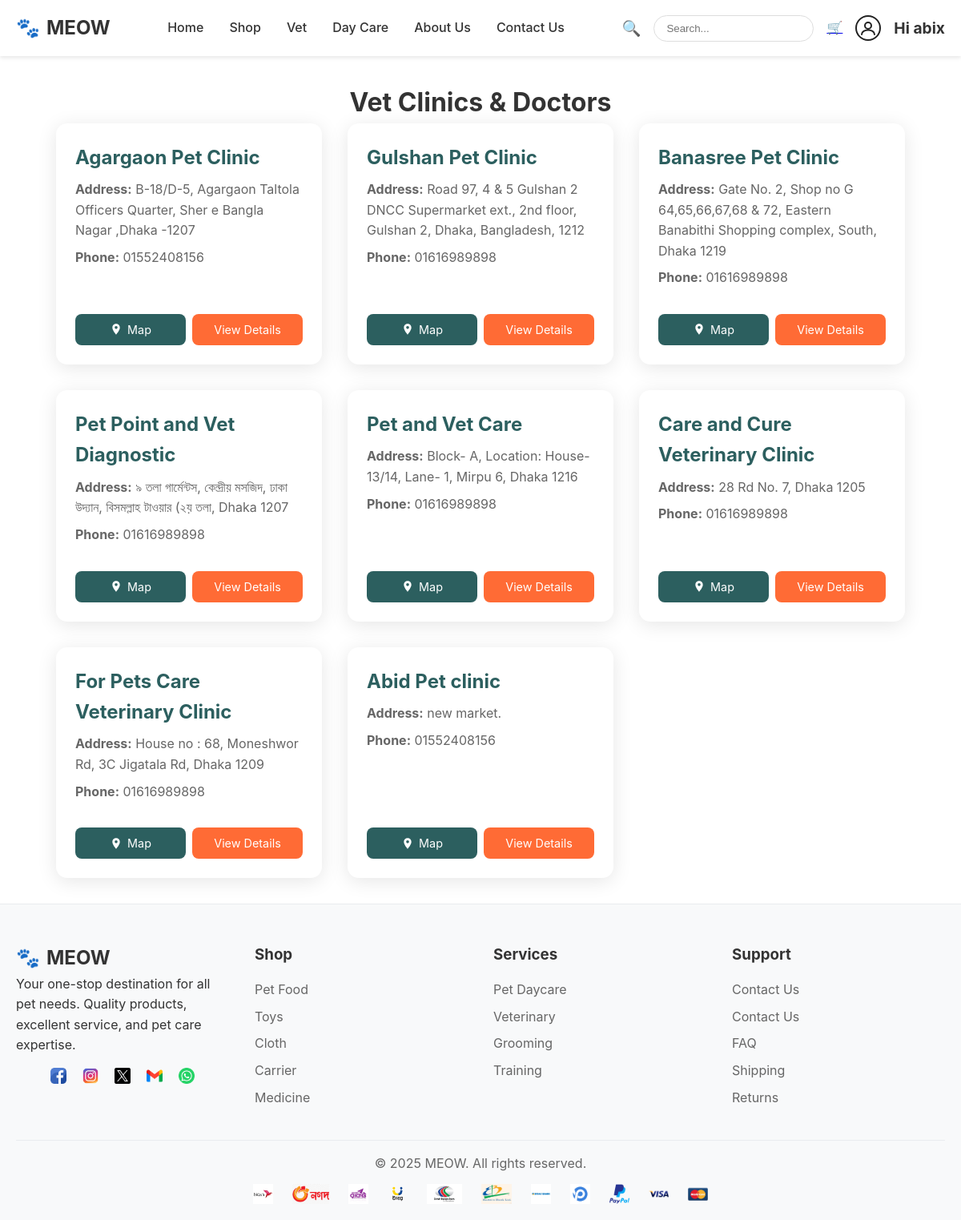
Screenshot of /vets/vet-list/ (signed in) with the database file from the repository.
### users/models.py (models this page shows, shortened)
class CustomUser(AbstractUser):
    user_type = models.CharField(max_length=10, choices=USER_TYPE_CHOICES, default='user')
    is_seller = models.BooleanField(default=False)
    is_clinic = models.BooleanField(default=False)
    is_approved = models.BooleanField(default=False)
    photo = models.ImageField(upload_to='profile_photos/', blank=True, null=True)

### vets/models.py (models this page shows, shortened)
class VetClinic(models.Model):
    owner   = models.ForeignKey(CustomUser, on_delete=models.CASCADE)
    name    = models.CharField(max_length=200)
    address = models.TextField()
    map_link= models.URLField(blank=True)
    phone   = models.CharField(max_length=20, blank=True)

### vets/views.py (the view)
# urls.py: path("vet-list/", views.clinic_doctor_list, name="clinic_doctor_list"),
def clinic_doctor_list(request):
    clinics = VetClinic.objects.all()
    return render(request, "vets/clinic_doctor_list.html", {"clinics": clinics})

### shop/context_processors.py (called while the page is built)
def cart_context(request):
    cart = request.session.get('cart', {})
    if isinstance(cart, list):
        cart_count = len(cart)
    else:
        cart_count = sum(cart.values()) if cart else 0
    return {
        'cart_count': cart_count
    }

### templates/vets/clinic_doctor_list.html (shortened to what this page needs)
{% extends "base.html" %}
{% block content %}
<div class="container" style="max-width: 1100px; margin: 2rem auto;">
  <h1 style="text-align:center;">Vet Clinics & Doctors</h1>
  <div style="display:grid;grid-template-columns:repeat(auto-fit,minmax(320px,1fr));gap:2rem;">
    {% for clinic in clinics %}
    <div style="background:#fff;padding:1.5rem;border-radius:14px;box-shadow:0 4px 24px rgba(0,0,0,0.10);display:flex;flex-direction:column;height:100%;">
      <h2 style="margin-bottom:0.5rem;color:#2c5f5f;">{{ clinic.name }}</h2>
      <p style="margin-bottom:0.5rem;color:#666;"><strong>Address:</strong> {{ clinic.address }}</p>
      {% if clinic.phone %}
      <p style="margin-bottom:0.5rem;color:#666;"><strong>Phone:</strong> {{ clinic.phone }}</p>
      {% endif %}
      <div style="flex:1;"></div>
      <div style="display:flex;gap:0.5rem;margin-top:1.5rem;">
        {% if clinic.map_link %}
        <a href="{{ clinic.map_link }}" target="_blank" style="background:#2c5f5f;color:#fff;padding:8px 16px;border-radius:8px;text-decoration:none;font-size:0.9rem;display:inline-flex;align-items:center;gap:6px;flex:1;justify-content:center;">
          <svg xmlns="http://www.w3.org/2000/svg" width="16" height="16" fill="none" viewBox="0 0 24 24"><path fill="#fff" d="M12 2C8.13 2 5 5.13 5 9c0 5.25 7 13 7 13s7-7.75 7-13c0-3.87-3.13-7-7-7zm0 9.5A2.5 2.5 0 1 1 12 6a2.5 2.5 0 0 1 0 5.5z"/></svg>
          Map
        </a>
        {% endif %}
        <a href="{% url 'vets:clinic_detail' clinic.id %}" style="background:#ff6b35;color:#fff;padding:8px 16px;border-radius:8px;text-decoration:none;font-size:0.9rem;flex:1;text-align:center;">
          View Details
        </a>
      </div>
    </div>
    {% empty %}
    <div style="text-align:center;grid-column:1/-1;padding:2rem;">
      <p style="font-size:1.1rem;color:#666;">No vet clinics found.</p>
    </div>
    {% endfor %}
  </div>
</div>
{% endblock %}

### templates/base.html (shortened to what this page needs)
{% load static %}
<!DOCTYPE html>
<html lang="en">
<head>
</head>
<body>
<header>
    <div class="container">
        <div class="header-content">
            <div class="logo">MEOW</div>
            <nav>
                <ul>
                    <li><a href="{% url 'users:user_home_page' %}">Home</a></li>
                    <li><a href="{% url 'shop:shop' %}">Shop</a></li>
                    <li><a href="{% url 'vets:clinic_doctor_list' %}">Vet</a></li>
                    <li><a href="{% url 'vets:clinic_list' %}">Day Care</a></li>
                    <li><a href="{% url 'about_us' %}">About Us</a></li>
                    <li><a href="{% url 'contact_us' %}">Contact Us</a></li>
                </ul>
            </nav>
            <div class="header-icons">
                {% if request.resolver_match.url_name != "login" and request.resolver_match.url_name != "register" %}
                    <span>🔍</span>
                    <input type="text" placeholder="Search..." class="search-bar">
                    <a href="{% url 'shop:cart' %}">🛒</a>
                    {% if user.is_authenticated %}
                        <a href="{% url 'users:profile' %}" class="profile-link" style="display:flex;align-items:center;gap:10px;">
                            <span style="display:inline-flex;align-items:center;">
                            </span>
                        </a>
                        <span style="font-weight:700; color: #333;">Hi {{ user.username }}</span>
                    {% endif %}
                {% endif %}
            </div>
        </div>
    </div>
</header>
<main>
    {% block content %}{% endblock %}
</main>
<footer>
    <div class="container">
        <div class="footer-content">
            <div class="footer-section">
                <div class="logo">MEOW</div>
                <p>Your one-stop destination for all pet needs. Quality products, excellent service, and pet care expertise.</p>
                <div class="social-icons">
                    <a href="https://www.facebook.com" target="_blank" class="social-icon">
                        <img src="{% static 'images/social_icon/facebook.png' %}" alt="Facebook">
                    </a>
                    <a href="https://www.instagram.com" target="_blank" class="social-icon">
                        <img src="{% static 'images/social_icon/instagram.png' %}" alt="Instagram">
                    </a>
                    <a href="https://www.twitter.com" target="_blank" class="social-icon">
                        <img src="{% static 'images/social_icon/twitter.png' %}" alt="Twitter">
                    </a>
                    <a href="mailto:yourmail@gmail.com" target="_blank" class="social-icon">
                        <img src="{% static 'images/social_icon/gmail.png' %}" alt="Gmail">
                    </a>
                    <a href="https://wa.me/1234567890" target="_blank" class="social-icon">
                        <img src="{% static 'images/social_icon/whatsapp.png' %}" alt="WhatsApp">
                    </a>
                </div>
            </div>
            <div class="footer-section">
                <h3>Shop</h3>
                <ul>
                    <li><a href="{% url 'shop:food' %}">Pet Food</a></li>
                    <li><a href="{% url 'shop:toy' %}">Toys</a></li>
                    <li><a href="{% url 'shop:cloth' %}">Cloth</a></li>
                    <li><a href="{% url 'shop:carrier' %}">Carrier</a></li>
                    <li><a href="{% url 'shop:medicine' %}">Medicine</a></li>
                </ul>
            </div>
            <div class="footer-section">
                <h3>Services</h3>
                <ul>
                    <li><a href="#">Pet Daycare</a></li>
                    <li><a href="#">Veterinary</a></li>
                    <li><a href="#">Grooming</a></li>
                    <li><a href="#">Training</a></li>
                </ul>
            </div>
            <div class="footer-section">
                <h3>Support</h3>
                <ul>
                    <li><a href="{% url 'users:contact_us' %}">Contact Us</a></li>
                    <li><a href="{% url 'about_us' %}">Contact Us</a></li>
                    <li><a href="#">FAQ</a></li>
                    <li><a href="#">Shipping</a></li>
                    <li><a href="#">Returns</a></li>
                </ul>
            </div>
        </div>
        <div class="footer-bottom">
            <p>&copy; 2025 MEOW. All rights reserved.</p>
            <div class="payment-methods">
                <div class="payment-method"><img src="{% static 'images/icon/bkash.png' %}" alt="Bkash"></div>
                <div class="payment-method"><img src="{% static 'images/icon/Nagad.png' %}" alt="Nagad"></div>
                <div class="payment-method"><img src="{% static 'images/icon/rocket.png' %}" alt="Rocket"></div>
                <div class="payment-method"><img src="{% static 'images/icon/upay.png' %}" alt="Upay"></div>
                <div class="payment-method"><img src="{% static 'images/icon/dbbl.jpg' %}" alt="DBBL"></div>
                <div class="payment-method"><img src="{% static 'images/icon/ebl.png' %}" alt="EBL"></div>
                <div class="payment-method"><img src="{% static 'images/icon/BRAC.png' %}" alt="Brac Bank"></div>
                <div class="payment-method"><img src="{% static 'images/icon/pathao_pay.png' %}" alt="Pathao Pay"></div>
                <div class="payment-method"><img src="{% static 'images/icon/paypal.png' %}" alt="PayPal"></div>
                <div class="payment-method"><img src="{% static 'images/icon/visa.png' %}" alt="Visa"></div>
                <div class="payment-method"><img src="{% static 'images/icon/card.png' %}" alt="MasterCard"></div>
            </div>
        </div>
    </div>
</footer>
</body>
</html>

### templates/base.html (style rules this page uses)
* { margin: 0; padding: 0; box-sizing: border-box; }
body { font-family: -apple-system, BlinkMacSystemFont, 'Segoe UI', Roboto, Oxygen, Ubuntu, Cantarell, sans-serif; line-height: 1.6; color: #333; }
.container { max-width: 1200px; margin: 0 auto; padding: 0 20px; }
header { background: white; padding: 1rem 0; box-shadow: 0 2px 5px rgba(0,0,0,0.1); position: sticky; top: 0; z-index: 100; }
.header-content { display: flex; justify-content: space-between; align-items: center; }
.logo { display: flex; align-items: center; font-size: 1.5rem; font-weight: bold; color: #333; }
.logo::before { content: "🐾"; margin-right: 8px; }
nav ul { display: flex; list-style: none; gap: 2rem; }
nav a { text-decoration: none; color: #333; font-weight: 500; transition: color 0.3s; }
.header-icons { display: flex; gap: 1rem; align-items: center; }
.header-icons span { cursor: pointer; font-size: 1.2rem; }
.search-bar { padding: 8px 15px; border: 1px solid #ddd; border-radius: 20px; outline: none; width: 200px; }
footer { background: #f8f9fa; color: #333; padding: 3rem 0 1rem; border-top: 1px solid #e9ecef; }
.footer-content { display: grid; grid-template-columns: repeat(auto-fit, minmax(250px, 1fr)); gap: 2rem; margin-bottom: 2rem; }
.footer-section h3 { margin-bottom: 1rem; color: #333; font-weight: bold; }
.footer-section ul { list-style: none; }
.footer-section ul li { margin-bottom: 0.5rem; }
.footer-section ul li a { color: #666; text-decoration: none; }
.footer-bottom { border-top: 1px solid #e9ecef; padding-top: 1rem; text-align: center; color: #666; }
.footer-section p { margin-bottom: 15px; }
.social-icons { display: flex; justify-content: center; align-items: center; gap: 20px; }
.social-icon img { height: 20px; width: auto; display: block; transition: transform 0.2s; }
.payment-methods { margin-top: 0.5rem; display: flex; justify-content: center; gap: 8px; }
.payment-method { padding: 4px 8px; border-radius: 3px; font-size: 11px; font-weight: bold; color: white; }
.payment-method img { height: 25px; width: auto; display: block; }

### rows the page displays
CustomUser: username "abix"
VetClinic: name "Agargaon Pet Clinic", address "B-18/D-5, Agargaon Taltola Officers Quarter, Sher e Bangla Nagar ,Dhaka -1207", phone "01552408156"
VetClinic: name "Gulshan Pet Clinic", address "Road 97, 4 & 5 Gulshan 2 DNCC Supermarket ext., 2nd floor, Gulshan 2, Dhaka, Bangladesh, 1212", phone "01616989898"
VetClinic: name "Banasree Pet Clinic", address "Gate No. 2, Shop no G 64,65,66,67,68 & 72, Eastern Banabithi Shopping complex, South, Dhaka 1219", phone "01616989898"
VetClinic: name "Pet Point and Vet Diagnostic", address "৯ তলা গার্মেন্টস, কেন্দ্রীয় মসজিদ, ঢাকা উদ্যান, বিসমল্লাহ টাওয়ার (২য় তলা, Dhaka 1207", phone "01616989898"
VetClinic: name "Pet and Vet Care", address "Block- A, Location: House- 13/14, Lane- 1, Mirpu 6, Dhaka 1216", phone "01616989898"
VetClinic: name "Care and Cure Veterinary Clinic", address "28 Rd No. 7, Dhaka 1205", phone "01616989898"
VetClinic: name "For Pets Care Veterinary Clinic", address "House no : 68, Moneshwor Rd, 3C Jigatala Rd, Dhaka 1209", phone "01616989898"
VetClinic: name "Abid Pet clinic", address "new market.", phone "01552408156"
